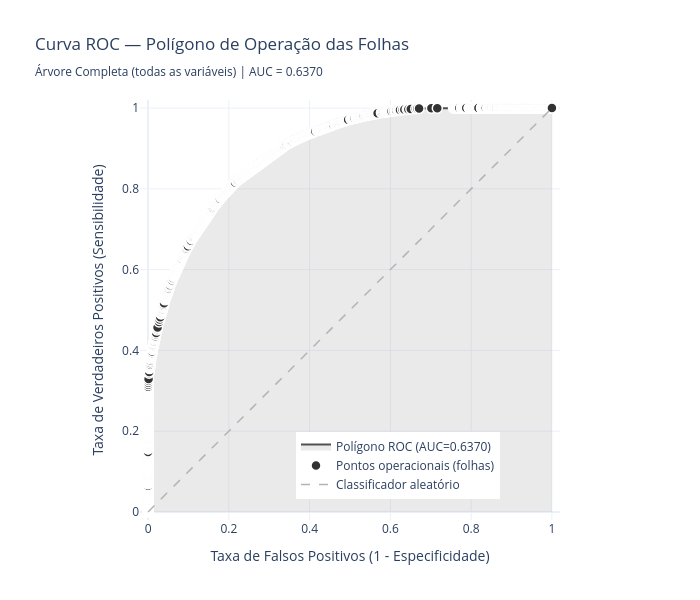

The cell this chart's notebook holds for it:
### Markdown cell above
## Arvore de decisão completa (com todas as variáveis)

### Code cell
# Árvore sem restrição de profundidade, modelo completo
dt_completa = DecisionTreeClassifier(
    criterion='gini',
    random_state=SEED
)
dt_completa.fit(X_train, y_train)

metricas_completa = avaliar_modelo(
    'Árvore Completa (todas as variáveis)',
    dt_completa, X_train, y_train, X_test, y_test
)

print(f"\nProfundidade da árvore : {dt_completa.get_depth()}")
print(f"Número de nós folha    : {dt_completa.get_n_leaves()}")

# Importância das variáveis pela árvore completa
imp_completa = plot_importancias(
    dt_completa, FEATURES,
    'Importância das variáveis — Árvore Completa\n(critério Gini, top 20)',
    top_n=20
)

print("\nTop 20 variáveis mais importantes (Árvore Completa):")
print(imp_completa.to_string())

### Figure 1 — Plotly figure (JSON) as saved in the notebook; plotly's stock layout.template omitted (floating-point values rounded to 4 significant figures; data arrays with more than 128 entries replaced by an {"elided": "..."} marker saying what was removed)
{"data": [{"fill": "tozeroy", "fillcolor": "rgba(150, 150, 150, 0.2)", "hoverinfo": "skip", "line": {"color": "rgb(80, 80, 80)", "width": 2}, "mode": "lines", "name": "Polígono ROC (AUC=0.6370)", "type": "scatter", "x": {"elided": "2136 float values"}, "y": {"elided": "2136 float values"}}, {"hoverinfo": "text", "hovertext": {"elided": "2136 str values"}, "marker": {"color": "rgb(50, 50, 50)", "line": {"color": "white", "width": 1.5}, "size": 10}, "mode": "markers", "name": "Pontos operacionais (folhas)", "type": "scatter", "x": {"elided": "2136 float values"}, "y": {"elided": "2136 float values"}}, {"hoverinfo": "skip", "line": {"color": "rgb(180, 180, 180)", "dash": "dash", "width": 1.5}, "mode": "lines", "name": "Classificador aleatório", "type": "scatter", "x": [0, 1], "y": [0, 1]}], "layout": {"height": 600, "hoverlabel": {"bgcolor": "white", "font": {"size": 11}}, "legend": {"x": 0.4, "y": 0.05}, "title": {"text": "Curva ROC — Polígono de Operação das Folhas<br><sub>Árvore Completa (todas as variáveis) | AUC = 0.6370</sub>"}, "width": 700, "xaxis": {"constrain": "domain", "range": [-0.02, 1.02], "title": {"text": "Taxa de Falsos Positivos (1 - Especificidade)"}}, "yaxis": {"range": [-0.02, 1.02], "scaleanchor": "x", "title": {"text": "Taxa de Verdadeiros Positivos (Sensibilidade)"}}}}
